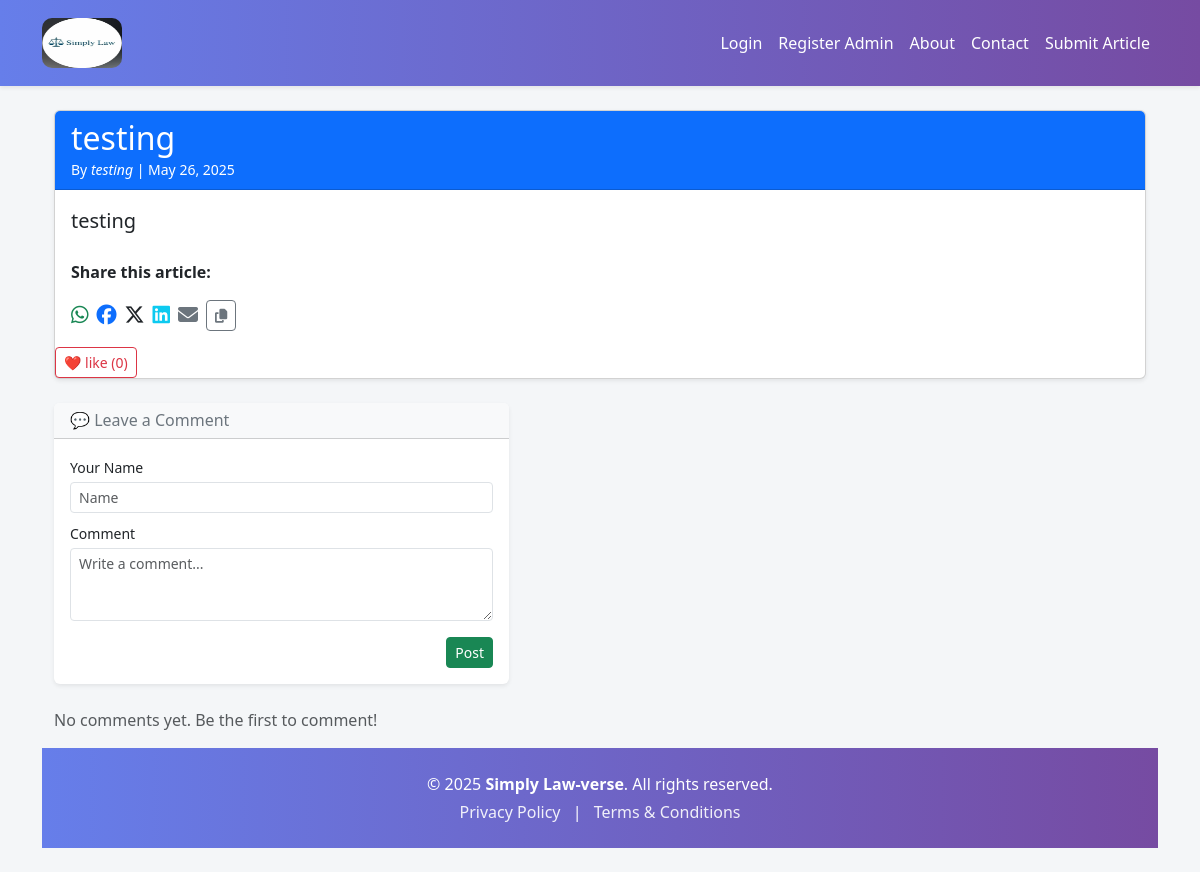
Page /read/7 on the earlier database version.
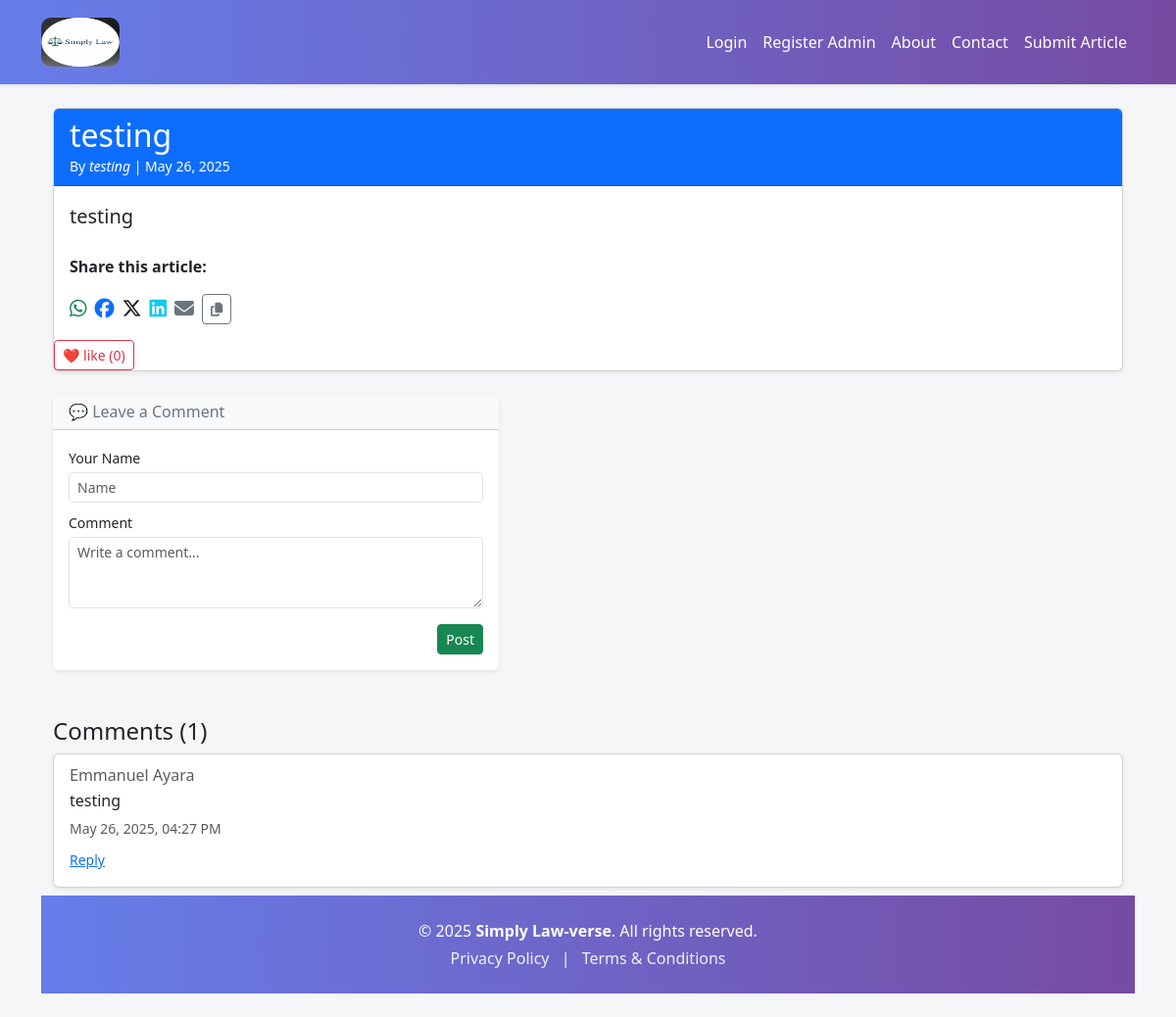
Same page on the later database version.
### models.py (models this page shows)
class Article(db.Model):
    id = db.Column(db.Integer, primary_key=True)
    email = db.Column(db.String(120))
    title = db.Column(db.String(100), nullable=False)
    content = db.Column(db.Text, nullable=False)
    author = db.Column(db.String(100), nullable=False)
    date_posted = db.Column(db.DateTime, default=datetime.utcnow)
    comments = db.relationship('Comment', backref='article', lazy=True)
    likes = db.Column(db.Integer, default=0, nullable=False)
    status = db.Column(db.String(20), nullable=False, default='pending')
    date_submitted = db.Column(db.DateTime, default=datetime.utcnow)
    cover_image = db.Column(db.String(100))  # New field
    document_filename = db.Column(db.String(120), nullable=True)
    category = db.Column(db.String(100), nullable=False, default='General')
    approved = db.Column(db.Boolean, default=False)  # <- important!

class Comment(db.Model):
    id = db.Column(db.Integer, primary_key=True)
    name = db.Column(db.String(100), nullable=False)
    email = db.Column(db.String(120))
    content = db.Column(db.Text, nullable=False)
    date_posted = db.Column(db.DateTime, default=datetime.utcnow)
    article_id = db.Column(db.Integer, db.ForeignKey('article.id'))  # Add this
    parent_id = db.Column(db.Integer, db.ForeignKey('comment.id'), nullable=True)
    replies = db.relationship('Comment', backref=db.backref('parent', remote_side=[id]), lazy='dynamic')

### routes.py (the view, shortened to what this page needs)
@app.route('/read/<int:article_id>')
def read_more(article_id):
    article = Article.query.get_or_404(article_id)
    form = CommentForm()
    comments = Comment.query.filter_by(article_id=article_id).order_by(Comment.date_posted.desc()).all()
    return render_template('read_more.html', article=article, comments=comments)

### forms.py
class CommentForm(FlaskForm):
    name = StringField('Name', validators=[DataRequired()])
    email = StringField('Email', validators=[Email()])
    content = TextAreaField('Comment', validators=[DataRequired()])
    parent_id = HiddenField()
    submit = SubmitField('Post Comment')

### templates/read_more.html (shortened to what this page needs)
{% extends 'layout.html' %}
{% block content %}
<div class="container mt-4">
  <div class="card shadow-sm">
    <div class="card-header bg-primary text-white">
      <h2 class="mb-0">{{ article.title }}</h2>
      <small>By <em>{{ article.author }}</em> | {{ article.date_posted.strftime('%B %d, %Y') if article.date_posted else 'Unpublished' }}</small>
    </div>
    <div class="card-body">
      <p class="lead">{{ article.content }}</p>
      <div class="mt-4">
        <div class="mt-4">
        <p><strong>Share this article:</strong></p>
        <div class="d-flex gap-2 align-items-center">
            <a href="https://wa.me/?text={{ request.url }}" target="_blank" title="Share on WhatsApp" class="text-success fs-5">
            <i class="fab fa-whatsapp"></i>
            </a>
            <a href="https://www.facebook.com/sharer/sharer.php?u={{ request.url }}" target="_blank" title="Share on Facebook" class="text-primary fs-5">
            <i class="fab fa-facebook"></i>
            </a>
            <a href="https://twitter.com/intent/tweet?url={{ request.url }}&text={{ article.title }}" target="_blank" title="Share on X" class="text-dark fs-5">
            <i class="fab fa-x-twitter"></i>
            </a>
            <a href="https://www.linkedin.com/shareArticle?mini=true&url={{ request.url }}&title={{ article.title }}" target="_blank" title="Share on LinkedIn" class="text-info fs-5">
            <i class="fab fa-linkedin"></i>
            </a>
            <a href="mailto:?subject={{ article.title }}&body={{ request.url }}" title="Share via Email" class="text-secondary fs-5">
            <i class="fas fa-envelope"></i>
            </a>
            <button onclick="copyLink('{{ request.url }}')" class="btn btn-sm btn-outline-secondary" title="Copy Link">
            <i class="fas fa-copy"></i>
            </button>
        </div>
        </div>
        </div>
    </div>
        <form action="{{ url_for('like_article', article_id=article.id) }}" method="post" style="display:inline;">
        <button type="submit" class="btn btn-sm btn-outline-danger">
            ❤️ like ({{ article.likes }})
        </button>
        </form>
</div>
<div class="mt-4 d-flex justify-content-left">
  <div class="col-md-5">
    <div class="card shadow-sm border-0">
      <div class="card-header bg-light">
        <h6 class="mb-0 text-secondary">💬 Leave a Comment</h6>
      </div>
      <div class="card-body p-3">
        <form method="POST" action="{{ url_for('comment', article_id=article.id) }}">
          <div class="mb-2">
            <label class="form-label small mb-1">Your Name</label>
            <input type="text" class="form-control form-control-sm" name="name" placeholder="Name" required>
          </div>
          <div class="mb-3">
            <label class="form-label small mb-1">Comment</label>
            <textarea class="form-control form-control-sm" name="comment" rows="3" placeholder="Write a comment..." required></textarea>
          </div>
          <div class="text-end">
            <button type="submit" class="btn btn-sm btn-success">Post</button>
          </div>
        </form>
      </div>
    </div>
  </div>
</div>
{% macro render_comment(comment) %}
  <div class="card mb-2 ms-{{ 3 * (comment.level or 0) }} shadow-sm">
    <div class="card-body">
      <h6 class="card-subtitle mb-1 text-muted">{{ comment.name }}</h6>
      <p class="card-text mb-1">{{ comment.content }}</p>
      <small class="text-muted">{{ comment.date_posted.strftime('%B %d, %Y, %I:%M %p') if comment.date_posted else '' }}</small>
      <div class="mt-2">
        <a href="#" class="small reply-link text-primary" data-comment-id="{{ comment.id }}">Reply</a>
      </div>
    </div>
  </div>
{% endmacro %}
{% if comments %}
  <div class="mt-5">
    <h4>Comments ({{ comments|length }})</h4>
    {% for comment in comments if not comment.parent_id %}
      {{ render_comment(comment) }}
    {% endfor %}
  </div>
{% else %}
  <p class="mt-4 text-muted">No comments yet. Be the first to comment!</p>
{% endif %}
{% endblock %}

### templates/layout.html (shortened to what this page needs)
<!DOCTYPE html>
<html lang="en">
<head>
    <link
        href="https://cdn.jsdelivr.net/npm/bootstrap@5.3.0/dist/css/bootstrap.min.css"
        rel="stylesheet">
        <link rel="stylesheet"
        href="https://cdnjs.cloudflare.com/ajax/libs/font-awesome/6.5.0/css/all.min.css">
</head>
<body>
    <nav class="navbar navbar-expand-lg shadow-sm">
        <div class="container">
            <a class="navbar-brand d-flex align-items-center" href="/">
                <img src="/static/logo.jpg" alt="Logo" style="height: 50px; width: 80px; border-radius: 10px; margin-right: 10px;">
            </a>
            <div class="collapse navbar-collapse" id="navbarNav">
                <ul class="navbar-nav ms-auto mb-2 mb-lg-0">
                    {% if current_user.is_authenticated and current_user.is_admin %}
                        <span class="navbar-text nav-link">Welcome, {{ current_user.username }}!</span>
                        <li class="nav-item"><a class="nav-link" href="{{ url_for('admin_dashboard') }}">Dashboard</a></li>
                        <li class="nav-item"><a class="nav-link" href="{{ url_for('admin_logout') }}">Logout</a></li>
                    {% else %}
                        <li class="nav-item"><a class="nav-link" href="{{ url_for('admin_login') }}">Login</a></li>
                        <li class="nav-item"><a class="nav-link" href="{{ url_for('register_admin') }}">Register Admin</a></li>
                        <li class="nav-item"><a class="nav-link" href="{{ url_for('about') }}">About</a></li>
                        <li class="nav-item"><a class="nav-link" href="{{ url_for('contact') }}">Contact</a></li>
                        <li class="nav-item"><a class="nav-link" href="{{ url_for('submit_article') }}">Submit Article</a></li>
                    {% endif %}
                </ul>
            </div>
        </div>
    </nav>
    <div class="container my-4">
        {% block content %}{% endblock %}
    </div>
<footer class="text-center text-white" style="background: linear-gradient(to right, #667eea, #764ba2);">
    <div class="container py-4">
        <p class="mb-1">&copy; {{ current_year or '2025' }} <strong>Simply Law-verse</strong>. All rights reserved.</p>
        <p class="mb-0">
            <a href="/privacy-policy" class="text-white text-decoration-none me-2" style="opacity: 0.9;">Privacy Policy</a> |
            <a href="/terms" class="text-white text-decoration-none ms-2" style="opacity: 0.9;">Terms & Conditions</a>
        </p>
    </div>
</footer>
</body>
</html>

### templates/layout.html (style rules this page uses)
body { background-color: #f4f6f8; font-family: 'Segoe UI', Tahoma, Geneva, Verdana, sans-serif; }
.navbar { background: linear-gradient(to right, #667eea, #764ba2); padding: 0.8rem 1rem; position: sticky; top: 0; z-index: 1000; }
.navbar-brand, .nav-link { color: #fff !important; font-weight: 500; }
.nav-link { transition: color 0.3s ease-in-out; }
footer a { transition: opacity 0.3s ease-in-out; }

Differences in the rows shown:
added Comment: name "Emmanuel Ayara", content "testing", date_posted "May 26, 2025, 04:27 PM"
Other differences:
{{ comments|length }}: (not shown) → "1"
text no longer shown: "No comments yet. Be the first to comment!"
text now shown: "Comments ( )"
